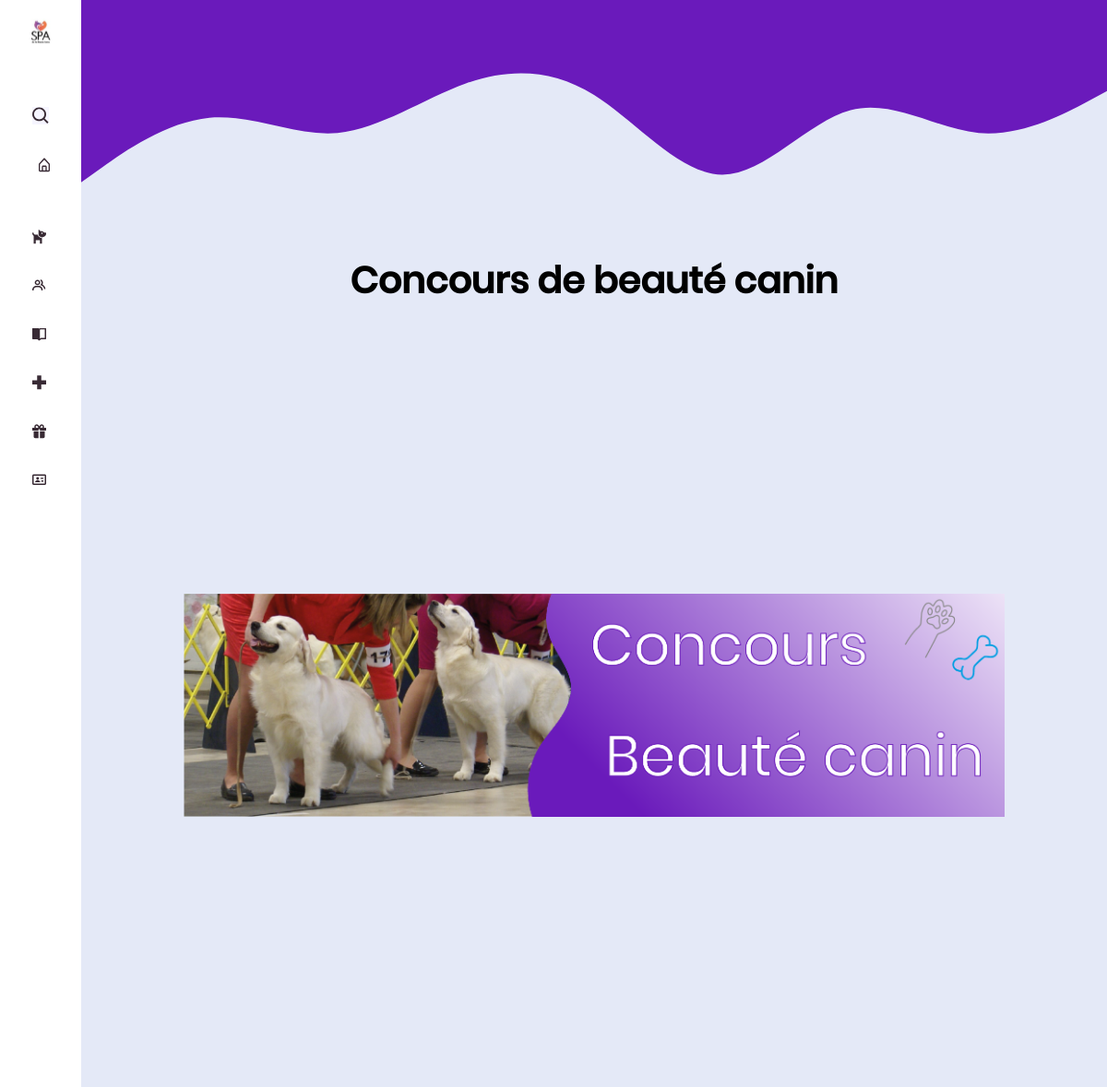
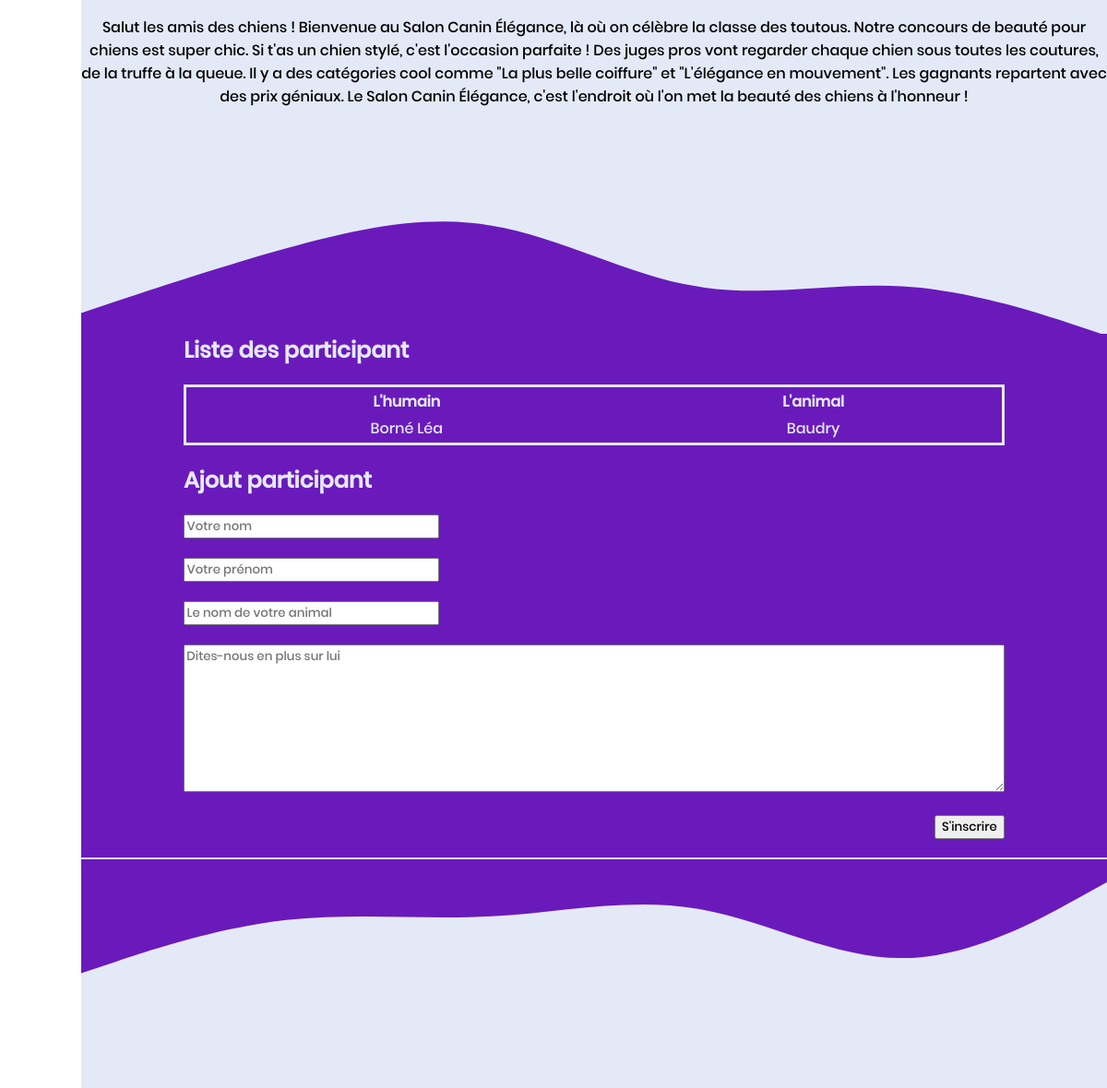
/pages/activite.php?id=7, run on the app's committed database (2 pictures, top to bottom).
### tables this page shows
CREATE TABLE `activite` (
  `Id_activite` int(11) NOT NULL,
  `nom` text NOT NULL,
  `description` text NOT NULL,
  `minidesc` text NOT NULL,
  `img` text NOT NULL,
  `date` date NOT NULL,
  `horaire_deb` time NOT NULL,
  `horaire_fin` time NOT NULL
);

### pages/activite.php (the view, shortened to what this page needs)
<?php
include("../POO/Activite.php");;
$id = $_GET["id"];
$page = new Activite($id);
?>
<html>
<head>
  <link rel="stylesheet" href="../style/styles.css">
</head>
<body>
<div class="sidenav">
    <img class="imglogo"src="../images/logo spa.svg"></br>
    <img style="background-color: #F6F5FF;" src="../images/1.svg"></br>
    <a href="../index.php"><img src="../images/2.svg"></a></br>
    <img src="../images/3.svg"></br>
    <img src="../images/4.svg"></br>
    <img src="../images/5.svg"></br>
    <img src="../images/6.svg"></br>
    <img src="../images/7.svg"></br>
    <img src="../images/8.svg"></br>
  </div>
  <h1>
    <?php echo $page->nom ?>
  </h1>
  <div>
    <img src="../images/<?php echo $page->img ?>" class="baniere"/>
  </div>
  <div> <?php echo $page->description ?> </div>
  <div class="violet">
    <h2> Liste des participant </h2>
    <table class="listetable">
      <thead>
        <tr>
          <th>L'humain</th>
          <th>L'animal</th>
        </tr>
      </thead>
      <tbody>
      </tbody>
    </table>
    <h2> Ajout participant </h2>
    <form action="ajouterparticipant.php" method="POST">
      <div id="formleft">
        <input id="formleft" type="text" name="nom" placeholder="Votre nom" required="required" /><br />
        <input id="formleft" type="text" name="prenom" placeholder="Votre prénom" required="required" /><br />
        <input id="formleft" type="text" name="nom_animal" placeholder="Le nom de votre animal" required="required" /><br />
      </div>
      <textarea type="texte" name="description" placeholder="Dites-nous en plus sur lui" style="width:80% ; height: 20%;" required="required"></textarea><br />
      <br />
      <div id="envoyer">
        <input type="submit" value="S'inscrire" />
      </div>
    </form>
  </div>
</body>
</html>

### style/styles.css (style rules this page uses)
body { margin: 0; margin-left: 88px; text-align: center; background-color: #E4E9F7; font-family: "poppins"; }
.sidenav { height: 100%; width: 88px; position: fixed; z-index: 1; top: 0; left: 0; background-color: #ffffff; overflow-x: hidden; padding-top: 20px; }
.sidenav a { padding: 6px 8px 6px 16px; text-decoration: none; font-size: 25px; color: #382A34; display: block; }
.violet { background-color: #6a1abb; }
* { box-sizing: border-box; }
.listetable { color: #E4E9F7; margin-left: auto; margin-right: auto; width: 80%; border: solid; }
table { background-color: #6a1abb; color: #E4E9F7; margin-left: auto; margin-right: auto; width: 80%; border: solid; }
img { width: 20%; margin:20%; }
.imglogo { width:45%; margin-top:-6%; margin-bottom: 48%; }
h1 { font-size:3.3vw; }
h2 { margin-left:10%; text-align: left; color:#E4E9F7; }
input { margin-bottom:2%; font-family: "poppins"; }
::placeholder { font-family: "poppins"; }
#formleft { margin-left:5.1%; text-align:left; }
#envoyer { margin-right:10%; text-align:end; }
tbody { text-align:center; }
.baniere { display: flex; align-items: center; justify-content: center; height: 100vh; margin: 10%; width: 80%; height: 80%; object-fit: contain; max-width: 100%; }

### data on the page
activite: nom "Concours de beauté canin", img (picture), description "Salut les amis des chiens ! Bienvenue au Salon Canin Élégance, là où on célèbre la classe des toutous. Notre concours de beauté pour chiens est super chic. Si t'as un chien stylé, c'est l'occasion parfaite ! Des juges pros vont regarder chaque chien sous toutes les coutures, de la truffe à la queue. Il y a des catégories cool comme \"La plus belle coiffure\" et \"L'élégance en mouvement\". Les gagnants repartent avec des prix géniaux. Le Salon Canin Élégance, c'est l'endroit où l'on met la beauté des chiens à l'honneur !"

### other printed values
$participantData['nom_prenom'] "Borné Léa"
$participantData['nom_animal'] "Baudry"
